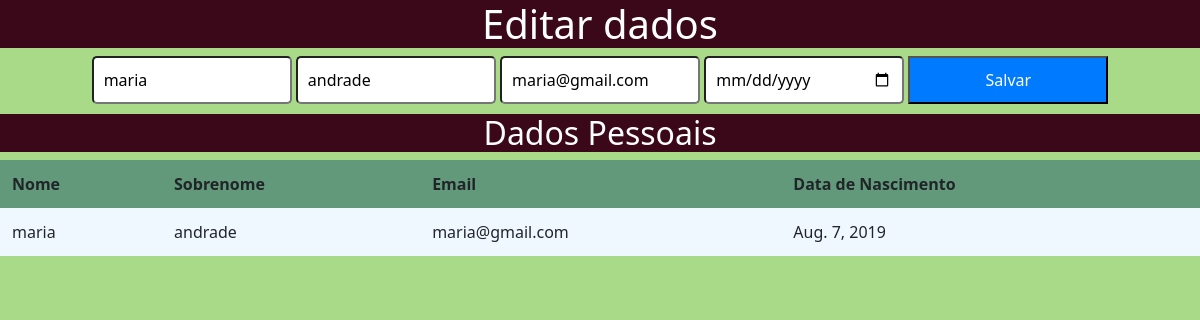
The app's page /editar/19 with its own data.
### core/models.py (models this page shows, shortened)
class Pessoa(models.Model):
    nome = models.CharField(max_length=100)
    sobrenome = models.CharField(max_length=30)
    email = models.EmailField(max_length=100)
    data_nascimento = models.DateField()

### core/views.py (the view)
# urls.py: path('editar/<int:id>', editar, name='editar'),
def editar(request, id):
    pessoa = Pessoa.objects.get(id=id)
    return render(request, "update.html", {"pessoa": pessoa})

### core/templates/update.html (shortened to what this page needs)
{% load static %}
<!DOCTYPE html>
<html lang="en">
<head>
<head>
    <link rel="stylesheet" type="text/css" href="{% static 'css/style.css' %}"/>
</head>
    <link rel="stylesheet" href="https://cdnjs.cloudflare.com/ajax/libs/font-awesome/4.7.0/css/font-awesome.min.css">
    <link href="https://cdn.jsdelivr.net/npm/bootstrap@5.2.0-beta1/dist/css/bootstrap.min.css" rel="stylesheet">
</head>
<body>
    <h1>Editar dados</h1>
    <form action="{% url 'update' pessoa.id %}" method="POST">
        <input type="text" name="nome" value="{{ pessoa.nome }}" placeholder="Nome">
        <input type="text" name="sobrenome" value="{{ pessoa.sobrenome }}" placeholder="Sobrenome">
        <input type="email" name="email" value="{{ pessoa.email }}" placeholder="Email">
        <input type="date" name="data_nascimento" value="{{ pessoa.data_nascimento }}" placeholder="Data de Nascimento">
        <button type="submit">Salvar</button>
    </form>
    <h2>Dados Pessoais</h2>
    <table>
        <thead>
            <tr class="tr">
                <th>Nome</th>
                <th>Sobrenome</th>
                <th>Email</th>
                <th>Data de Nascimento</th>
            </tr>
        </thead>
        <tbody>
            <tr>
                <td>{{ pessoa.nome }} </td>
                <td>{{ pessoa.sobrenome }}</td>
                <td>{{ pessoa.email }}</td>
                <td>{{ pessoa.data_nascimento }}</td>
            </tr>
        </tbody>
    </table>
</body>
</html>

### core/static/css/style.css (style rules this page uses)
table { background-color: aliceblue; }
table { border-collapse: collapse; width: 100%; }
.tr { background-color: #62997a; padding: 10px; text-align: left; }
th, td { padding: 12px; text-align: left; border-bottom: 2px solid #ceecd4; }
form { text-align: center; }
button { background-color: #007bff; color: #fff; cursor: pointer; }
input, button { display: inline-block; width: 200px; padding: 10px; margin-bottom: 10px; border-radius: 5px; }
h1, h2, h3 { background-color: #3b0819; color: rgb(242, 235, 235); text-align: center; }

### core/templates/update.html (style rules this page uses)
input, button { padding: 10px; margin-bottom: 10px; }
h1, h2, h3 { color: #ffffff; }
body { background-color: #a9da88; }

### records on screen
Pessoa: nome "maria", sobrenome "andrade", email "maria@gmail.com", data_nascimento "Aug. 7, 2019"
